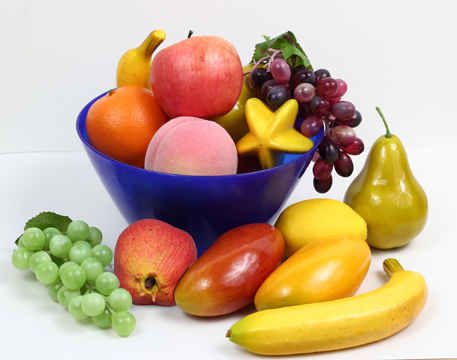
#> input picture img1.jpg, 457 x 360 px
$ python 2df.py   (older library calls are emulated)
#> lines starting #> are read from the running program, lines starting #| are printed output that depends on the picture; after the words box and inside, x2 and y2 are one past the last pixel; in counts of white or black regions, pixels touching at a corner belong together
import numpy as np
import math
import random
import matplotlib.pyplot as plt
import scipy.signal as sp
from scipy import misc
from matplotlib.colors import LinearSegmentedColormap


#This is  a function written for discrete 2D convolution.
#It has been developed using the general formula for 2D convolution
#Parameters X,H - H is the filter, while X is the image to be filtered
# [52 lines left out: functions convol2d1, convol2d2, not called in this run]


if __name__ == "__main__":

	#readinng and displaying the required image
	img = misc.imread('img1.jpg')
#> img is the input picture: shape (360, 457, 3); mean R, G, B 198.4, 172.4, 144
	plt.title('Original image')
	plt.imshow(img)
	plt.show()

	cmap = LinearSegmentedColormap.from_list('mycmap', ['blue', 'black'])

	#plot of RGB components of the image
	plt.subplot(2,2,1)
	plt.title('The original image in RGB')
	plt.imshow(img,cmap = 'gray')

	plt.subplot(2,2,2)
	plt.title('Red component')
	plt.imshow(img[:,:,0],cmap = 'Reds')

	plt.subplot(2,2,3)
	plt.title('Green component')
	plt.imshow(img[:,:,1],cmap = 'Greens')

	plt.subplot(2,2,4)
	plt.title('Blue component')
	plt.imshow(img[:,:,2],cmap = cmap)
	plt.show()
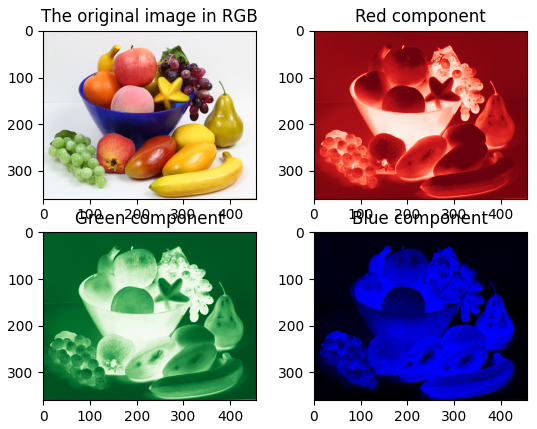
#> figure drawn by matplotlib, 4 panels
	H = np.ones((5,5))
	H1= np.eye(5)

	#Thresholding the image to two binary values (black and white)
	img1 = img[:,:,0]
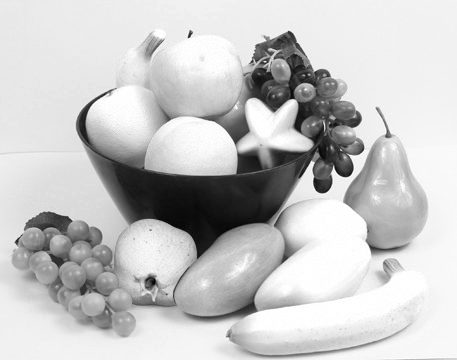
#> img1: shape (360, 457); min 1, max 255, mean 198.4
	threshH = img1[:,:]>180
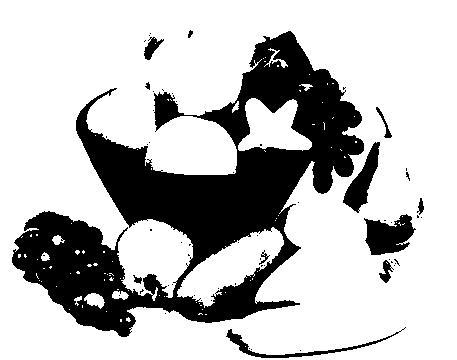
#> threshH: shape (360, 457) bool; 74.3% white; 61 black regions (49 under 20 px), largest, box (x1, y1, x2, y2) and area: (12, 31, 364, 337) 38383, (364, 214, 416, 255) 1368, (343, 142, 380, 213) 1037
	img1[threshH] = 255
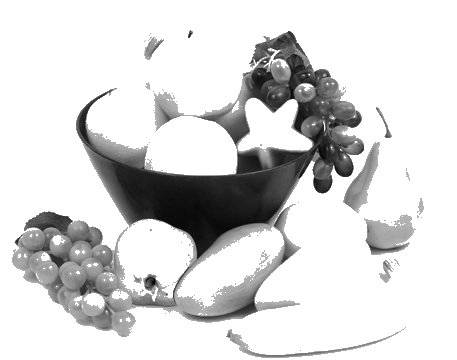
#> img1: shape (360, 457); min 1, max 255, mean 215.6
#> (the run stopped early here; a loop or call above may not have finished)
